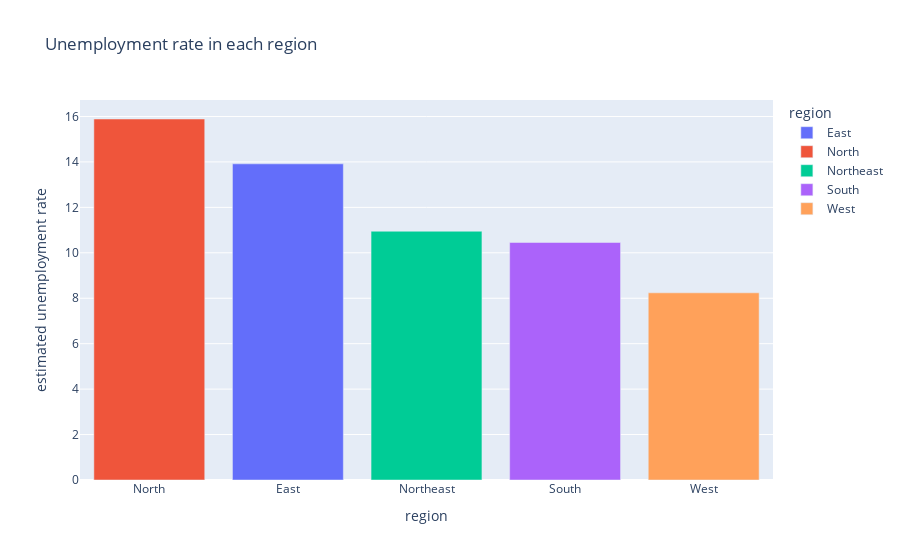

Here is the notebook cell this chart was saved with:
### Code cell
#Unemployment rate in each region
region  = df.groupby(['region'])[['estimated unemployment rate','estimated employed','estimated labour participation rate']].mean().reset_index()
fig = px.bar(region,x='region',y='estimated unemployment rate',color = 'region',title = 'Unemployment rate in each region')
fig.update_layout(xaxis = {'categoryorder':'total descending'})
fig.show()

### Figure 1 — Plotly figure (JSON) as saved in the notebook; plotly's stock layout.template omitted (floating-point values rounded to 4 significant figures)
{"data": [{"alignmentgroup": "True", "hovertemplate": "region=%{x}<br>estimated unemployment rate=%{y}<extra></extra>", "legendgroup": "East", "marker": {"color": "#636efa", "pattern": {"shape": ""}}, "name": "East", "offsetgroup": "East", "orientation": "v", "showlegend": true, "textposition": "auto", "type": "bar", "x": ["East"], "xaxis": "x", "y": [13.92], "yaxis": "y"}, {"alignmentgroup": "True", "hovertemplate": "region=%{x}<br>estimated unemployment rate=%{y}<extra></extra>", "legendgroup": "North", "marker": {"color": "#EF553B", "pattern": {"shape": ""}}, "name": "North", "offsetgroup": "North", "orientation": "v", "showlegend": true, "textposition": "auto", "type": "bar", "x": ["North"], "xaxis": "x", "y": [15.89], "yaxis": "y"}, {"alignmentgroup": "True", "hovertemplate": "region=%{x}<br>estimated unemployment rate=%{y}<extra></extra>", "legendgroup": "Northeast", "marker": {"color": "#00cc96", "pattern": {"shape": ""}}, "name": "Northeast", "offsetgroup": "Northeast", "orientation": "v", "showlegend": true, "textposition": "auto", "type": "bar", "x": ["Northeast"], "xaxis": "x", "y": [10.95], "yaxis": "y"}, {"alignmentgroup": "True", "hovertemplate": "region=%{x}<br>estimated unemployment rate=%{y}<extra></extra>", "legendgroup": "South", "marker": {"color": "#ab63fa", "pattern": {"shape": ""}}, "name": "South", "offsetgroup": "South", "orientation": "v", "showlegend": true, "textposition": "auto", "type": "bar", "x": ["South"], "xaxis": "x", "y": [10.45], "yaxis": "y"}, {"alignmentgroup": "True", "hovertemplate": "region=%{x}<br>estimated unemployment rate=%{y}<extra></extra>", "legendgroup": "West", "marker": {"color": "#FFA15A", "pattern": {"shape": ""}}, "name": "West", "offsetgroup": "West", "orientation": "v", "showlegend": true, "textposition": "auto", "type": "bar", "x": ["West"], "xaxis": "x", "y": [8.239], "yaxis": "y"}], "layout": {"autosize": true, "barmode": "relative", "legend": {"title": {"text": "region"}, "tracegroupgap": 0}, "title": {"text": "Unemployment rate in each region"}, "xaxis": {"anchor": "y", "autorange": true, "categoryarray": ["East", "North", "Northeast", "South", "West"], "categoryorder": "total descending", "domain": [0, 1], "range": [-0.5, 4.5], "title": {"text": "region"}, "type": "category"}, "yaxis": {"anchor": "x", "autorange": true, "domain": [0, 1], "range": [0, 16.73], "title": {"text": "estimated unemployment rate"}, "type": "linear"}}}
